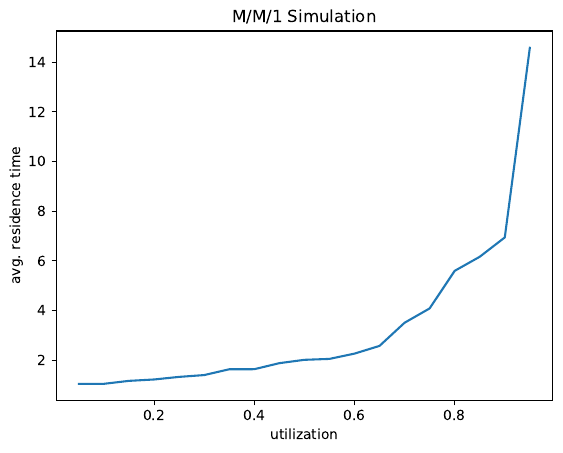

Source code (Python):
#--- Generate an exponential random variate
#
# Input: mu, the parameter of the exponential distribution
# Output: a value x drawn from the exponential distribution with rate mu
from math import log 
from random import random
import matplotlib
matplotlib.use('Agg')
from matplotlib import pyplot as plt

def rand_exp(mu):

    # TODO: fill in code to generate and return an exponential RV
    #
    # Look at the inverse CDF examples
    x = -log(random())/mu 
    return x

#--- Simulate the M/M/1 queue
#
# Inputs:
#    arrival_rate
#    avg_service_time
#    n: number of simulated customers
#
# Output: the average residence time of customer in the queue

def simulate(arrival_rate, avg_service_time, n):

    # Generate interarrival times
    # TODO: use rand_exp to generate n interarrival times with parameter arrival_rate
    interarrival_times = [0] * n
    for i in range (0, n):
        interarrival_times[i] = rand_exp(arrival_rate)
    #print(interarrival_times)
    
    # Generate service times
    # TODO: use rand_exp to generate n service times with parameter 1 / avg_service_time
    service_times = [0] * n
    i = 0
    for i in range (0, n):
        service_times[i] = rand_exp(1/avg_service_time)
 
    #print(service_times)
    # Calculate arrival times
    # TODO: use interarrival times to calculate a list of arrival times
    arrival_times = [0] * n
    for i in range (0, n):
        if i < 1:
            arrival_times[i]= 0
        else:
            arrival_times[i] = interarrival_times[i] + arrival_times[i-1]
    #print(arrival_times)
    
    # Initialize other lists
    enter_service_times = [0] * n
    departure_times = [0] * n
    residence_times = [0] * n
    # Setup for first arrival
    enter_service_times[0] = arrival_times[0]
    departure_times[0] = enter_service_times[0] + service_times[0]
    
    # Loop over all other arrivals
    for i in range(1, n):
        
        # TODO: calculate enter_service_times[i]
        enter_service_times[i] = max(arrival_times[i], departure_times[i - 1])
        # TODO: calculate departure_times[i]
        departure_times[i] = enter_service_times[i] + service_times[i]
        # Calculate residence times
        # TODO: calculate list of residence times
        residence_times[i] = departure_times[i] - arrival_times[i]
    # TODO: return average residence time
    avg_residence_time = sum(residence_times)/n
    return avg_residence_time
    
def main():
    
    avg_service_time = 1.0
    n = 5000
    arrival_rate = [0.05, .10, .15, 0.2, 0.25, 0.3, 0.35, 0.4, 0.45, 0.5, 0.55, 0.6, 0.65, 0.7, 0.75, 0.8, 0.85, 0.9, 0.95]
    result = [] 
    utilization = [0] * (len(arrival_rate))
    
    for i in range(0, len(arrival_rate)):
        result.append(simulate(arrival_rate[i], avg_service_time, n))
        utilization[i] = arrival_rate[i] * avg_service_time
        
    #print(result)
    #Create a new figure, always do this before calling a plotting function
    plt.figure()
    
    plt.plot(utilization, result)
    #Set title ad axis label
    plt.title("M/M/1 Simulation")
    plt.xlabel("utilization")
    plt.ylabel("avg. residence time")
    
    #Save figure on file
    plt.savefig("MM1.pdf", bbox_inches="tight")
  
main()      
    
    
    
    